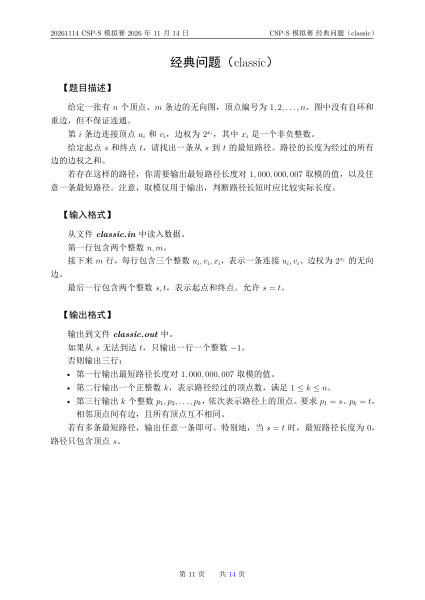
#> input picture problem-database/contests/20261115/day1/classic/tools/contest-qa/page-11.png, 849 x 1200 px (shown at 1/2 size)
$ python normalize-avatar.py ../problem-database/contests/20261115/day1/classic/tools/contest-qa/page-11.png out.png
#> lines starting #> are read from the running program, lines starting #| are printed output that depends on the picture
"""Decode uploaded images and save a 512px square PNG without metadata."""
import sys
import resource
import warnings
from pathlib import Path

sys.path.insert(0, str(Path.home() / '.local/share/ifoj-avatar/python'))
from PIL import Image, ImageOps

resource.setrlimit(resource.RLIMIT_AS, (512 * 1024 * 1024, 512 * 1024 * 1024))
resource.setrlimit(resource.RLIMIT_CPU, (5, 5))
Image.MAX_IMAGE_PIXELS = 16_000_000
warnings.simplefilter('error', Image.DecompressionBombWarning)
try:
    with Image.open(sys.argv[1]) as image:
#> image is the input picture: PIL image 849x1200 RGB; mean R, G, B 249.2, 249.2, 249.2
        if image.format not in ('JPEG', 'PNG', 'WEBP'):
            raise ValueError('Unsupported format')
        if image.width > 4096 or image.height > 4096:
            raise ValueError('Image too large')
        image.seek(0)
        result = ImageOps.fit(ImageOps.exif_transpose(image).convert('RGBA'),
                              (512, 512), method=Image.Resampling.LANCZOS)
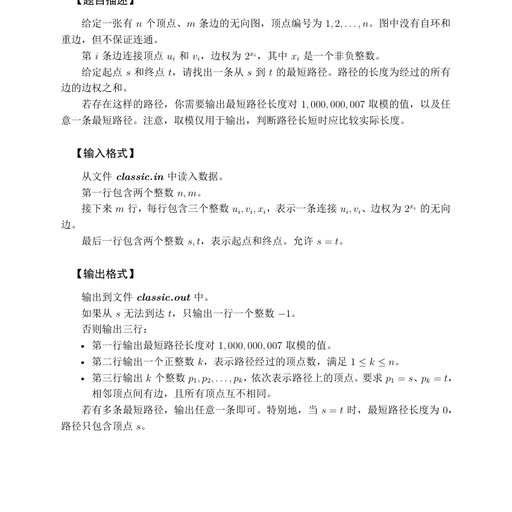
#> result: PIL image 512x512 RGBA; mean R, G, B, A 247.3, 247.3, 247.3, 255
        result.save(sys.argv[2], format='PNG')
except Exception:
    print('Invalid image: JPG, PNG or WebP up to 4096px per side required.', file=sys.stderr)
    sys.exit(1)

$ run again, on problem-database/contests/20261115/day1/classic/tools/contest-qa/page-13.png
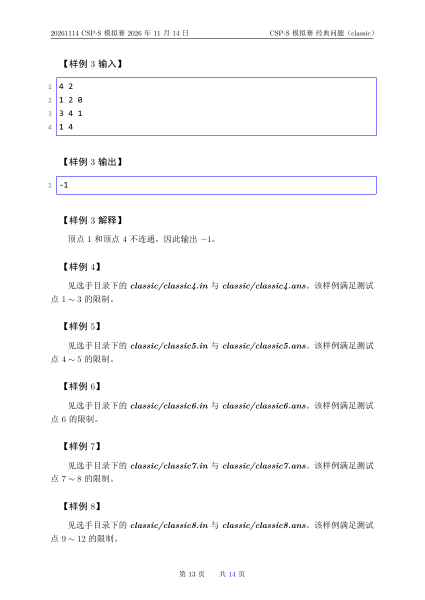
#> input picture problem-database/contests/20261115/day1/classic/tools/contest-qa/page-13.png, 849 x 1200 px (shown at 1/2 size)
#> image is the input picture: PIL image 849x1200 RGB; mean R, G, B 250.3, 250.3, 251
#> `result = ImageOps.fit(ImageOps.exif_transpose(image).convert('RGBA'), ..`:
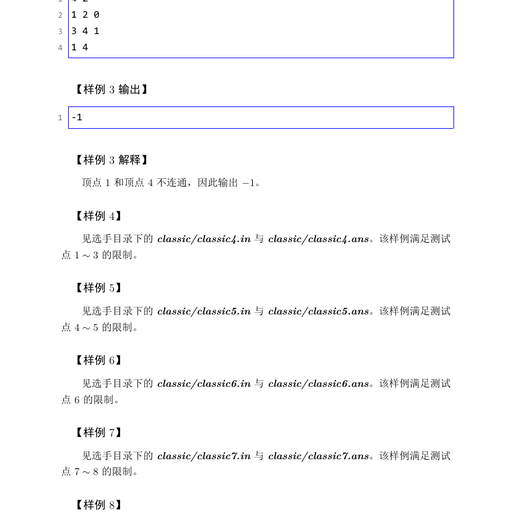
#> result: PIL image 512x512 RGBA; mean R, G, B, A 249.7, 249.7, 250.6, 255

$ run again, on problem-database/contests/20261115/day1/classic/tools/contest-qa/page-14.png
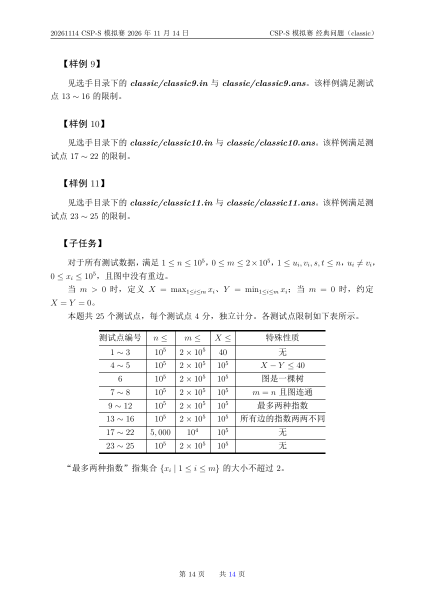
#> input picture problem-database/contests/20261115/day1/classic/tools/contest-qa/page-14.png, 849 x 1200 px (shown at 1/2 size)
#> image is the input picture: PIL image 849x1200 RGB; mean R, G, B 248.5, 248.5, 248.5
#> `result = ImageOps.fit(ImageOps.exif_transpose(image).convert('RGBA'), ..`:
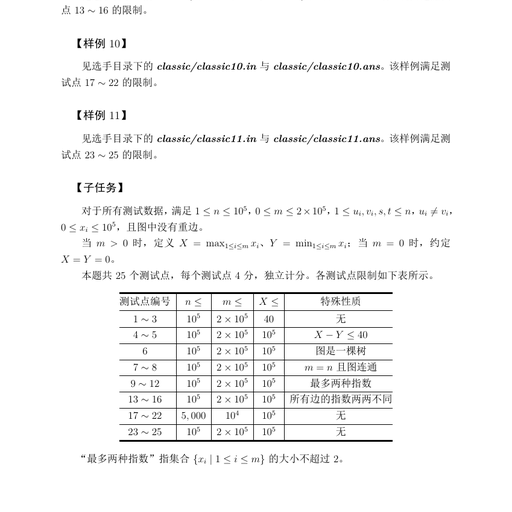
#> result: PIL image 512x512 RGBA; mean R, G, B, A 246.5, 246.5, 246.5, 255
